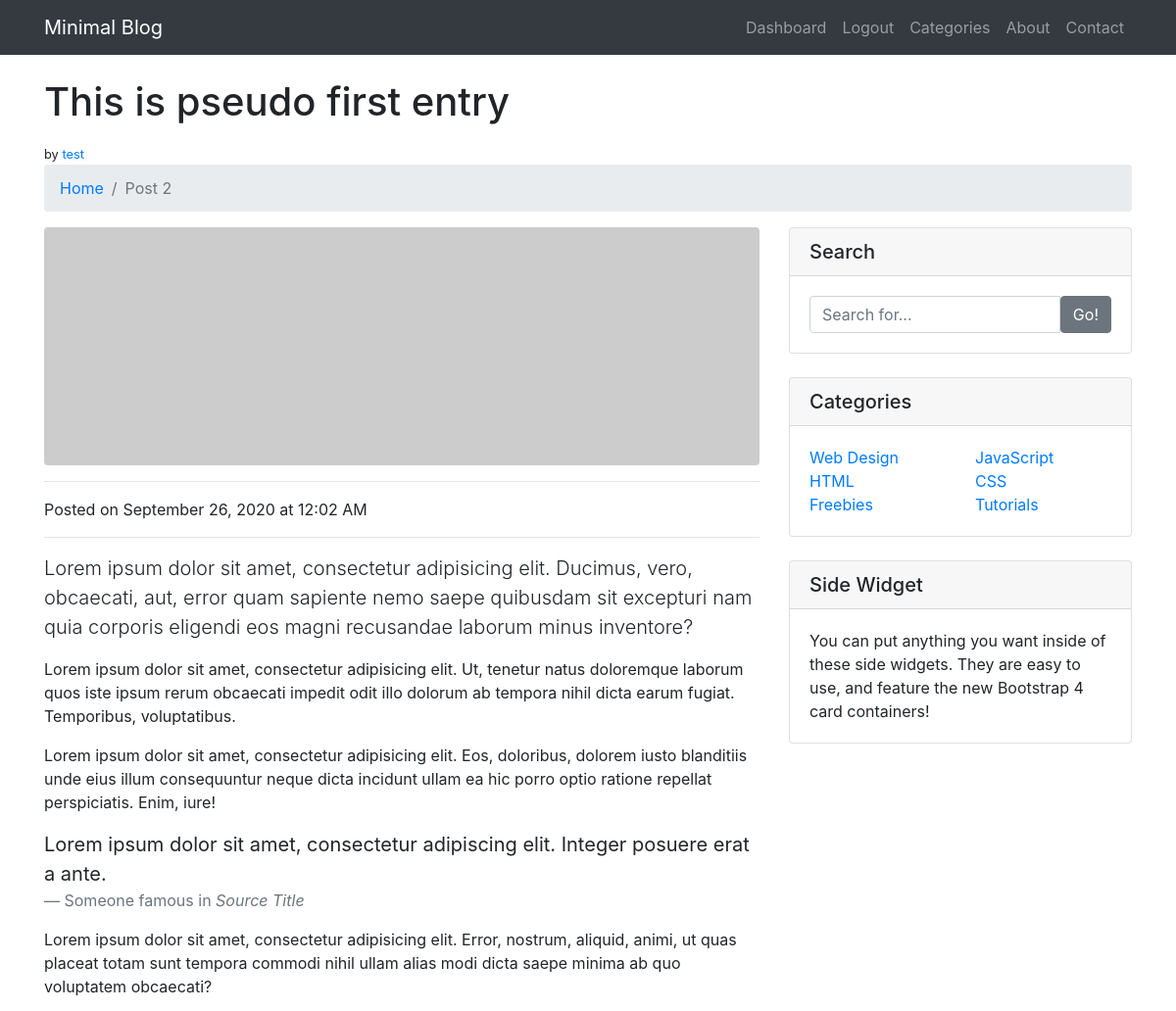
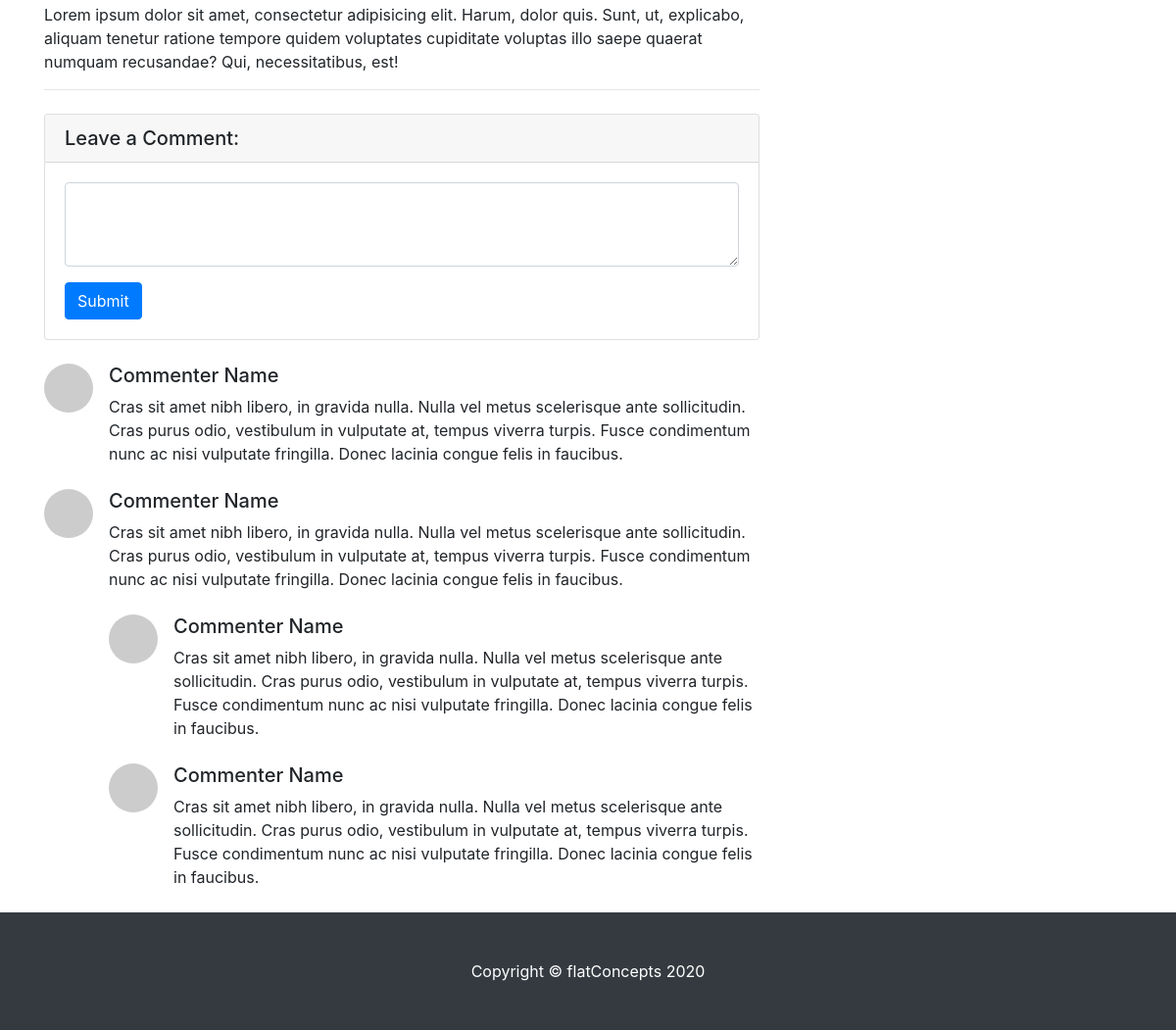
The app's page /post/2/ with its own data (2 pictures, top to bottom).
### models.py (models this page shows, shortened)
class Post(db.Model, UserMixin):
    __tablename__ = 'post'
    id = db.Column(db.Integer,
                   primary_key=True)
    title = db.Column(db.String(200),
                      nullable=False,
                      unique=False)
    subtitle = db.Column(db.String(200),
                         unique=False,
                         nullable=True)
    body = db.Column(db.Text,
                     unique=False,
                     nullable=False)
    date_created = db.Column(db.String,
                             nullable=False,
                             default=datetime.now())
    tags = db.Column(db.String(50),
                     unique=False,
                     nullable=True)
    author_id = db.Column(db.Integer,
                          db.ForeignKey('users.id'),
                          nullable=False)
    category_id = db.Column(db.Integer,
                            db.ForeignKey('categories.id'),
                            nullable=False)

class User(db.Model, UserMixin):
    __tablename__ = 'users'
    id = db.Column(db.Integer,
                   primary_key=True)
    username = db.Column(db.String(20),
                         nullable=False,
                         unique=True)
    email = db.Column(db.String(40),
                      unique=True,
                      nullable=False)
    full_name = db.Column(db.String(100),
                          unique=False,
                          nullable=False)
    dob = db.Column(db.String,
                          unique=False,
                          nullable=False)
    bio = db.Column(db.String(500),
                          unique=False,
                          nullable=False)
    password = db.Column(db.String(200),
                         unique=False,
                         nullable=False)
    date_registered = db.Column(db.String,
                                nullable = False,
                                default=datetime.now())
    posts = db.relationship('Post', backref=db.backref('author'))

### app.py (the view)
@app.route('/post/<int:post_id>/', methods=['GET'])
def post(post_id):
    search = searchForm()
    post = Post.query.filter_by(id=post_id).one()
    t = datetime.strptime(post.date_created[:-7], '%Y-%m-%d %H:%M:%S%f')
    f_t = datetime.strftime(t, '%B %d, %Y at %I:%M %p')
    return render_template('post.html', post=post, date_created = f_t, current_user = current_user)

### forms.py
class searchForm(FlaskForm):
    field = StringField()
    go = SubmitField('Go!')

### templates/post.html
{% extends 'base.html' %}
{% block content %}
<div class="container">
    <h1 class="mt-4 mb-3">{{ post.title }}
    </h1>
    <small>by
        <a href="#">{{ post.author.username }}</a>
    </small>
    <ol class="breadcrumb">
        <li class="breadcrumb-item">
            <a href="index.html">Home</a>
        </li>
        <li class="breadcrumb-item active">Post {{ post.id }}</li>
    </ol>
    <div class="row">
        <div class="col-lg-8">
            <img class="img-fluid rounded" src="http://placehold.it/900x300" alt="">
            <hr>
            <p>Posted on {{ date_created }}</p>
            <hr>
            <p class="lead">Lorem ipsum dolor sit amet, consectetur adipisicing elit. Ducimus, vero, obcaecati, aut,
                error quam sapiente nemo saepe quibusdam sit excepturi nam quia corporis eligendi eos magni recusandae
                laborum minus inventore?</p>
            <p>Lorem ipsum dolor sit amet, consectetur adipisicing elit. Ut, tenetur natus doloremque laborum quos iste
                ipsum rerum obcaecati impedit odit illo dolorum ab tempora nihil dicta earum fugiat. Temporibus,
                voluptatibus.</p>
            <p>Lorem ipsum dolor sit amet, consectetur adipisicing elit. Eos, doloribus, dolorem iusto blanditiis unde
                eius illum consequuntur neque dicta incidunt ullam ea hic porro optio ratione repellat perspiciatis.
                Enim, iure!</p>
            <blockquote class="blockquote">
                <p class="mb-0">Lorem ipsum dolor sit amet, consectetur adipiscing elit. Integer posuere erat a ante.
                </p>
                <footer class="blockquote-footer">Someone famous in
                    <cite title="Source Title">Source Title</cite>
                </footer>
            </blockquote>
            <p>Lorem ipsum dolor sit amet, consectetur adipisicing elit. Error, nostrum, aliquid, animi, ut quas placeat
                totam sunt tempora commodi nihil ullam alias modi dicta saepe minima ab quo voluptatem obcaecati?</p>
            <p>Lorem ipsum dolor sit amet, consectetur adipisicing elit. Harum, dolor quis. Sunt, ut, explicabo, aliquam
                tenetur ratione tempore quidem voluptates cupiditate voluptas illo saepe quaerat numquam recusandae?
                Qui, necessitatibus, est!</p>
            <hr>
            <div class="card my-4">
                <h5 class="card-header">Leave a Comment:</h5>
                <div class="card-body">
                    <form>
                        <div class="form-group">
                            <textarea class="form-control" rows="3"></textarea>
                        </div>
                        <button type="submit" class="btn btn-primary">Submit</button>
                    </form>
                </div>
            </div>
            <div class="media mb-4">
                <img class="d-flex mr-3 rounded-circle" src="http://placehold.it/50x50" alt="">
                <div class="media-body">
                    <h5 class="mt-0">Commenter Name</h5>
                    Cras sit amet nibh libero, in gravida nulla. Nulla vel metus scelerisque ante sollicitudin. Cras
                    purus odio, vestibulum in vulputate at, tempus viverra turpis. Fusce condimentum nunc ac nisi
                    vulputate fringilla. Donec lacinia congue felis in faucibus.
                </div>
            </div>
            <div class="media mb-4">
                <img class="d-flex mr-3 rounded-circle" src="http://placehold.it/50x50" alt="">
                <div class="media-body">
                    <h5 class="mt-0">Commenter Name</h5>
                    Cras sit amet nibh libero, in gravida nulla. Nulla vel metus scelerisque ante sollicitudin. Cras
                    purus odio, vestibulum in vulputate at, tempus viverra turpis. Fusce condimentum nunc ac nisi
                    vulputate fringilla. Donec lacinia congue felis in faucibus.
                    <div class="media mt-4">
                        <img class="d-flex mr-3 rounded-circle" src="http://placehold.it/50x50" alt="">
                        <div class="media-body">
                            <h5 class="mt-0">Commenter Name</h5>
                            Cras sit amet nibh libero, in gravida nulla. Nulla vel metus scelerisque ante sollicitudin.
                            Cras purus odio, vestibulum in vulputate at, tempus viverra turpis. Fusce condimentum nunc
                            ac nisi vulputate fringilla. Donec lacinia congue felis in faucibus.
                        </div>
                    </div>
                    <div class="media mt-4">
                        <img class="d-flex mr-3 rounded-circle" src="http://placehold.it/50x50" alt="">
                        <div class="media-body">
                            <h5 class="mt-0">Commenter Name</h5>
                            Cras sit amet nibh libero, in gravida nulla. Nulla vel metus scelerisque ante sollicitudin.
                            Cras purus odio, vestibulum in vulputate at, tempus viverra turpis. Fusce condimentum nunc
                            ac nisi vulputate fringilla. Donec lacinia congue felis in faucibus.
                        </div>
                    </div>
                </div>
            </div>
        </div>
        <div class="col-md-4">
            <div class="card mb-4">
                <h5 class="card-header">Search</h5>
                <div class="card-body">
                    <div class="input-group">
                        <input type="text" class="form-control" placeholder="Search for...">
                        <span class="inpug-group-append">
                            <button class="btn btn-secondary" type="button">Go!</button>
                        </span>
                    </div>
                </div>
            </div>
            <div class="card my-4">
                <h5 class="card-header">Categories</h5>
                <div class="card-body">
                    <div class="row">
                        <div class="col-lg-6">
                            <ul class="list-unstyled mb-0">
                                <li>
                                    <a href="#">Web Design</a>
                                </li>
                                <li>
                                    <a href="#">HTML</a>
                                </li>
                                <li>
                                    <a href="#">Freebies</a>
                                </li>
                            </ul>
                        </div>
                        <div class="col-lg-6">
                            <ul class="list-unstyled mb-0">
                                <li>
                                    <a href="#">JavaScript</a>
                                </li>
                                <li>
                                    <a href="#">CSS</a>
                                </li>
                                <li>
                                    <a href="#">Tutorials</a>
                                </li>
                            </ul>
                        </div>
                    </div>
                </div>
            </div>
            <div class="card my-4">
                <h5 class="card-header">Side Widget</h5>
                <div class="card-body">
                    You can put anything you want inside of these side widgets. They are easy to use, and feature the
                    new Bootstrap 4 card containers!
                </div>
            </div>
        </div>
    </div>
</div>
{% endblock %}

### static/css/main.css (style rules this page uses)
body { padding-top: 56px; }

### records on screen
Post: title "This is pseudo first entry", id "2"
User: author.username "test"

### other values on screen
{{ date_created }} "September 26, 2020 at 12:02 AM"
